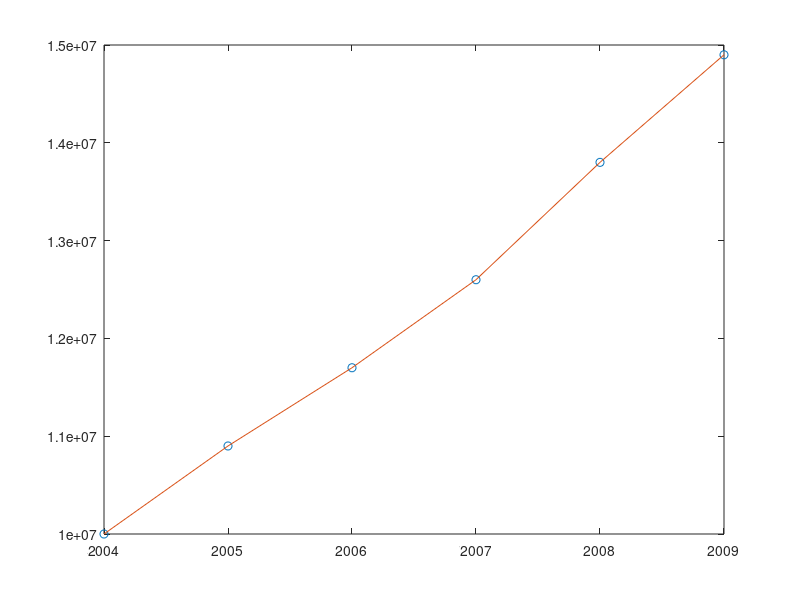

Write MATLAB code to recreate this figure.
format bank
year = 2004:1:2009;
population = [10, 10.9, 11.7, 12.6, 13.8, 14.9];
p = polyfit(log10(population), year, 1);
t = polyval(p, log10(20))
plot(year, population.*1e6 , 'o',  year, population.*1e6);
